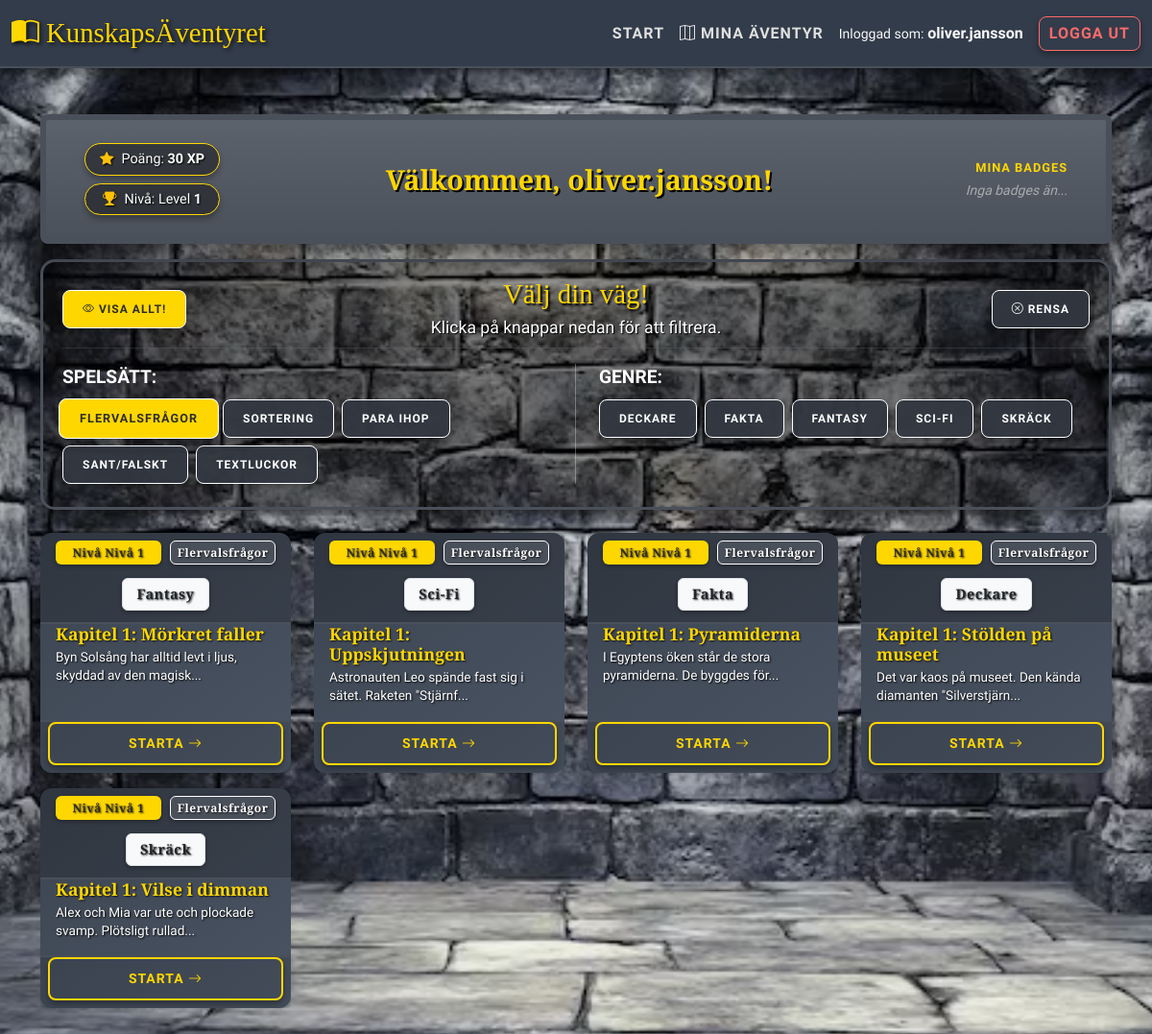
The app's page /dashboard.php?type=1 (signed in) with its own data.
### tables this page shows
CREATE TABLE `task_types` (
  `tt_id` int NOT NULL,
  `tt_name` varchar(255) NOT NULL
);

CREATE TABLE `genres` (
  `g_id` int NOT NULL,
  `g_name` varchar(255) NOT NULL
);

CREATE TABLE `tasks` (
  `t_id` int NOT NULL,
  `t_name` varchar(255) NOT NULL,
  `t_type_fk` int NOT NULL,
  `t_genre_fk` int DEFAULT NULL COMMENT 'Genre ID',
  `t_teacher_fk` int DEFAULT NULL,
  `t_class_fk` int DEFAULT NULL COMMENT 'Koppling till klass',
  `t_text` text,
  `t_questions` text COMMENT 'Kan vara JSON-data med frågor och svar',
  `t_level_fk` int NOT NULL,
  `t_xp` int NOT NULL DEFAULT '10' COMMENT 'XP som uppgiften ger'
);

CREATE TABLE `task_levels` (
  `tl_id` int NOT NULL,
  `tl_name` varchar(255) NOT NULL,
  `tl_level` int NOT NULL
);

### include/config.php (called while the page is built, shortened)
<?php
$host = '127.0.0.1';
$db   = 'utbildningsportal';
$user = 'root';
$pass = '';
$charset = 'utf8mb4';
$dsn = "mysql:host=$host;dbname=$db;charset=$charset";
$options = [
    PDO::ATTR_ERRMODE => PDO::ERRMODE_EXCEPTION,
    PDO::ATTR_DEFAULT_FETCH_MODE => PDO::FETCH_ASSOC,
    PDO::ATTR_EMULATE_PREPARES => false,
];
$pdo = new PDO($dsn, $user, $pass, $options);
$task_obj = new Task($pdo);
?>

### include/class_task.php (called while the page is built, shortened)
<?php
class Task {
    private $pdo;
    public function __construct($pdo) {
        $this->pdo = $pdo;
    }
    public function getAllGenres() {
        try {
            $stmt = $this->pdo->query("SELECT * FROM genres ORDER BY g_name ASC");
            return $stmt->fetchAll();
        } catch (PDOException $e) { return []; }
    }
    public function getAllTypes() {
        try {
            $stmt = $this->pdo->query("SELECT * FROM task_types");
            return $stmt->fetchAll();
        } catch (PDOException $e) { return []; }
    }
    public function getTasksForStudent($studentId, $typeId = null, $genreId = null) {
        try {
            $sql = "SELECT tasks.*, users.u_name AS teacher_name, task_types.tt_name AS type_name,
                           task_levels.tl_name AS level_name, task_levels.tl_level,
                           student_tasks.st_score, student_tasks.st_completed,
                           classes.c_name AS class_name, genres.g_name AS genre_name
                    FROM tasks
                    LEFT JOIN users ON tasks.t_teacher_fk = users.u_id
                    LEFT JOIN task_types ON tasks.t_type_fk = task_types.tt_id
                    LEFT JOIN task_levels ON tasks.t_level_fk = task_levels.tl_id
                    LEFT JOIN student_tasks ON tasks.t_id = student_tasks.st_t_id_fk AND student_tasks.st_s_id_fk = ?
                    LEFT JOIN classes ON tasks.t_class_fk = classes.c_id
                    LEFT JOIN genres ON tasks.t_genre_fk = genres.g_id";
            $params = [$studentId];
            $whereConditions = [];
            if ($typeId !== null && is_numeric($typeId)) {
                $whereConditions[] = "tasks.t_type_fk = ?";
                $params[] = $typeId;
            }
            if (count($whereConditions) > 0) {
                $sql .= " WHERE " . implode(" AND ", $whereConditions);
            }
            $sql .= " ORDER BY task_levels.tl_level ASC, tasks.t_id ASC";
            $stmt = $this->pdo->prepare($sql);
            $stmt->execute($params);
            return $stmt->fetchAll();
        } catch (PDOException $e) { return []; }
    }
    public function getUnlockedLevel($studentId, $typeId, $genreId = null) {
        try {
            $sql = "SELECT MAX(task_levels.tl_level)
                    FROM student_tasks
                    JOIN tasks ON student_tasks.st_t_id_fk = tasks.t_id
                    JOIN task_levels ON tasks.t_level_fk = task_levels.tl_id
                    WHERE student_tasks.st_s_id_fk = ?
                    AND tasks.t_type_fk = ?
                    AND student_tasks.st_completed = 1";
            $params = [$studentId, $typeId];
            if ($genreId !== null) {
                $sql .= " AND tasks.t_genre_fk = ?";
                $params[] = $genreId;
            }
            $stmt = $this->pdo->prepare($sql);
            $stmt->execute($params);
            $maxLevel = $stmt->fetchColumn();
            return ($maxLevel) ? $maxLevel + 1 : 1;
        } catch (PDOException $e) { return 1; }
    }
}
?>

### dashboard.php (the view, shortened to what this page needs)
<?php
require_once "include/header.php";
$studentId = $_SESSION['user_id'];
$filterTypeId = isset($_GET['type']) && $_GET['type'] !== '' ? (int)$_GET['type'] : null;
$filterGenreId = isset($_GET['genre']) && $_GET['genre'] !== '' ? (int)$_GET['genre'] : null;
$viewAllLevels = isset($_GET['view']) && $_GET['view'] === 'all';
$hasActiveFilter = ($filterTypeId !== null || $filterGenreId !== null);
$shouldShowTasks = ($hasActiveFilter || $viewAllLevels);
$allTypes = $task_obj->getAllTypes();
$allGenres = $task_obj->getAllGenres();
$allTasks = [];
if ($shouldShowTasks) {
    $allTasks = $task_obj->getTasksForStudent($studentId, $filterTypeId, $filterGenreId);
}
$myBadges = $task_obj->getStudentBadges($studentId);
function buildUrl($params) {
    return 'dashboard.php?' . http_build_query(array_merge($_GET, $params));
}
?>
<div class="container mt-4">
    <div class="row mb-3">
        <div class="col-md-12">
            <div class="p-3 dashboard-hero rounded-3 d-flex flex-column flex-lg-row align-items-center justify-content-between gap-3">
                <div class="hero-left d-flex flex-column gap-2 ps-lg-3 text-lg-start text-center">
                    <div class="hero-stat">
                        <i class="bi bi-star-fill text-warning"></i>
                        <span>Poäng: <strong><?php echo isset($_SESSION['user_xp']) ? $_SESSION['user_xp'] : 0; ?> XP</strong></span>
                    </div>
                    <div class="hero-stat">
                        <i class="bi bi-trophy-fill text-warning"></i>
                        <span>Nivå: Level <strong><?php echo isset($_SESSION['user_level']) ? $_SESSION['user_level'] : 1; ?></strong></span>
                    </div>
                </div>
                <div class="hero-center text-center flex-grow-1">
                    <h2 class="fw-bold mb-0" style="font-family: 'Cinzel Decorative', serif; color: var(--accent-gold); text-shadow: 2px 2px 0 #000; font-size: 1.8rem;">
                        Välkommen, <?php echo htmlspecialchars($_SESSION['username']); ?>!
                    </h2>
                </div>
                <div class="hero-right pe-lg-3 text-lg-end text-center" style="min-width: 150px;">
                    <div class="small mb-1 text-uppercase fw-bold" style="color: var(--accent-gold); letter-spacing: 1px; font-size: 0.8rem;">Mina badges</div>
                    <?php if (!empty($myBadges)): ?>
                        <div class="d-flex flex-wrap justify-content-center justify-content-lg-end gap-1">
                            <?php foreach ($myBadges as $badge): ?>
                                <div class="mini-badge" title="<?= htmlspecialchars($badge['a_name']) ?>" data-bs-toggle="tooltip">
                                    <i class="bi <?= htmlspecialchars($badge['a_icon']) ?> fs-5 text-warning"></i>
                                </div>
                            <?php endforeach; ?>
                        </div>
                    <?php else: ?>
                        <div class="text-white-50 small fst-italic">Inga badges än...</div>
                    <?php endif; ?>
                </div>
            </div>
        </div>
    </div>
    <div class="filter-section pt-3 pb-3 mb-4">
        <div class="row align-items-center mb-2">
            <div class="col-6 col-md-3 order-2 order-md-1 text-md-start text-center mt-2 mt-md-0">
                <?php if ($viewAllLevels): ?>
                    <a href="<?= buildUrl(['view' => 'focus']) ?>" class="btn btn-filter btn-sm" style="border-color: #fff; min-width: 100px;">
                        <i class="bi bi-eye-slash"></i> Dölj låsta
                    </a>
                <?php else: ?>
                    <a href="<?= buildUrl(['view' => 'all']) ?>" class="btn btn-filter btn-sm" style="background-color: var(--accent-gold); color: #2c2c2c; border-color: #fff; min-width: 100px;">
                        <i class="bi bi-eye"></i> Visa allt!
                    </a>
                <?php endif; ?>
            </div>
            <div class="col-12 col-md-6 order-1 order-md-2 text-center">
                <h3 class="m-0" style="color: var(--accent-gold); font-family: 'Cinzel Decorative', serif; text-shadow: 2px 2px 2px #000; font-size: 1.8rem;">
                    Välj din väg!
                </h3>
                <div class="text-white mt-1" style="font-size: 1.1rem; text-shadow: 1px 1px 1px #000;">
                    Klicka på knappar nedan för att filtrera.
                </div>
            </div>
            <div class="col-6 col-md-3 order-3 order-md-3 text-md-end text-center mt-2 mt-md-0">
                <a href="dashboard.php" class="btn btn-filter btn-sm <?php echo (!$hasActiveFilter && !$viewAllLevels) ? 'btn-filter-active' : ''; ?>" style="min-width: 100px;">
                    <i class="bi bi-x-circle"></i> Rensa
                </a>
            </div>
        </div>
        <hr class="border-secondary mb-3 mt-1">
        <div class="row">
            <div class="col-md-6 mb-2 border-end-md border-secondary">
                <div class="d-flex align-items-center mb-2 justify-content-center justify-content-md-start">
                    <span class="text-white text-uppercase fw-bold me-2" style="font-size: 1.2rem;">Spelsätt:</span>
                </div>
                <div class="d-flex flex-wrap gap-2 justify-content-center justify-content-md-start">
                    <?php foreach ($allTypes as $type): ?>
                        <a href="<?= buildUrl(['type' => $type['tt_id']]) ?>"
                           class="btn btn-filter btn-sm <?php echo ($filterTypeId === $type['tt_id']) ? 'btn-filter-active' : ''; ?>">
                            <?= htmlspecialchars($type['tt_name']) ?>
                        </a>
                    <?php endforeach; ?>
                </div>
            </div>
            <div class="col-md-6 mb-2 ps-md-4">
                <div class="d-flex align-items-center mb-2 justify-content-center justify-content-md-start">
                    <span class="text-white text-uppercase fw-bold me-2" style="font-size: 1.2rem;">Genre:</span>
                </div>
                <div class="d-flex flex-wrap gap-2 justify-content-center justify-content-md-start">
                    <?php foreach ($allGenres as $genre): ?>
                        <a href="<?= buildUrl(['genre' => $genre['g_id']]) ?>"
                           class="btn btn-filter btn-sm <?php echo ($filterGenreId === $genre['g_id']) ? 'btn-filter-active' : ''; ?>">
                            <?= htmlspecialchars($genre['g_name']) ?>
                        </a>
                    <?php endforeach; ?>
                </div>
            </div>
        </div>
    </div>
    <?php if ($shouldShowTasks): ?>
        <div class="row">
            <?php if (count($allTasks) > 0): ?>
                <?php
                foreach ($allTasks as $task):
                    $currentGenreId = $filterGenreId ?? $task['t_genre_fk'];
                    $unlockedLevelForThisType = $task_obj->getUnlockedLevel($_SESSION['user_id'], $task['t_type_fk'], $currentGenreId);
                    $isLocked = ($task['tl_level'] > $unlockedLevelForThisType);
                    $isCompleted = ($task['st_completed'] == 1);
                    if (!$viewAllLevels) {
                        if ($isLocked) continue;
                    }
                ?>
                <div class="col-md-6 col-lg-3 mb-3">
                    <div class="card shadow-sm h-100 <?php echo ($isCompleted) ? 'border-success' : 'border-0'; ?>"
                         style="<?php echo $isLocked ? 'opacity: 0.7; filter: grayscale(100%);' : ''; ?>">
                        <div class="card-header bg-white border-bottom-0 pt-2 pb-2">
                            <div class="badge-container mb-1">
                                <span class="badge bg-primary badge-info-pill small-pill">Nivå <?= htmlspecialchars($task['level_name']) ?></span>
                                <span class="badge bg-secondary badge-info-pill small-pill"><?= htmlspecialchars($task['type_name']) ?></span>
                            </div>
                            <?php if (!empty($task['genre_name'])): ?>
                            <div class="text-center mb-1">
                                <span class="badge bg-light text-dark border small"><?= htmlspecialchars($task['genre_name']) ?></span>
                            </div>
                            <?php endif; ?>
                        </div>
                        <div class="card-body pt-0 pb-2 px-3">
                            <h5 class="card-title fw-bold mb-1" style="font-size: 1.1rem;">
                                <?php if ($isLocked): ?><i class="bi bi-lock-fill"></i> Låst<?php else: ?><?= htmlspecialchars($task['t_name']) ?><?php endif; ?>
                            </h5>
                            <p class="card-text text-muted small mb-2" style="font-size: 0.85rem; line-height: 1.4;">
                                <?php if ($isLocked): ?>Du måste klara föregående kapitel.<?php else: ?><?= htmlspecialchars(mb_strimwidth($task['t_text'], 0, 60, "...")) ?><?php endif; ?>
                            </p>
                        </div>
                        <div class="card-footer bg-white border-top-0 pb-2 px-2 pt-0">
                            <div class="d-grid">
                                <?php if ($isLocked): ?>
                                    <button class="btn btn-secondary btn-sm disabled">Låst <i class="bi bi-lock"></i></button>
                                <?php else: ?>
                                    <a href="task_view.php?id=<?= $task['t_id'] ?>" class="btn btn-sm <?php echo ($isCompleted) ? 'btn-outline-success' : 'btn-outline-primary'; ?>">
                                        <?php echo ($isCompleted) ? 'Förbättra' : 'Starta'; ?> <i class="bi bi-arrow-right"></i>
                                    </a>
                                <?php endif; ?>
                            </div>
                        </div>
                    </div>
                </div>
                <?php endforeach; ?>
            <?php endif; ?>
    </div>
    <?php endif; ?>
</div>
<?php require_once "include/footer.php"; ?>

### records on screen
task_types: tt_name "FLERVALSFRÅGOR"
task_types: tt_name "SORTERING"
task_types: tt_name "PARA IHOP"
task_types: tt_name "SANT/FALSKT"
task_types: tt_name "TEXTLUCKOR"
genres: g_name "DECKARE"
genres: g_name "FAKTA"
genres: g_name "FANTASY"
genres: g_name "SCI-FI"
genres: g_name "SKRÄCK"
tasks: t_level_fk.tl_name "Nivå 1", t_type_fk.tt_name "Flervalsfrågor", t_genre_fk.g_name "Fantasy", t_name "Kapitel 1: Mörkret faller", t_text "Byn Solsång har alltid levt i ljus, skyddad av den magisk..."
tasks: t_level_fk.tl_name "Nivå 1", t_type_fk.tt_name "Flervalsfrågor", t_genre_fk.g_name "Sci-Fi", t_name "Kapitel 1: Uppskjutningen", t_text "Astronauten Leo spände fast sig i sätet. Raketen \"Stjärnf..."
tasks: t_level_fk.tl_name "Nivå 1", t_type_fk.tt_name "Flervalsfrågor", t_genre_fk.g_name "Fakta", t_name "Kapitel 1: Pyramiderna", t_text "I Egyptens öken står de stora pyramiderna. De byggdes för..."
tasks: t_level_fk.tl_name "Nivå 1", t_type_fk.tt_name "Flervalsfrågor", t_genre_fk.g_name "Deckare", t_name "Kapitel 1: Stölden på museet", t_text "Det var kaos på museet. Den kända diamanten \"Silverstjärn..."
tasks: t_level_fk.tl_name "Nivå 1", t_type_fk.tt_name "Flervalsfrågor", t_genre_fk.g_name "Skräck", t_name "Kapitel 1: Vilse i dimman", t_text "Alex och Mia var ute och plockade svamp. Plötsligt rullad..."

### other values on screen
$_SESSION['username'] "oliver.jansson"
$_SESSION['user_xp'] "30"
$_SESSION['user_level'] "1"
